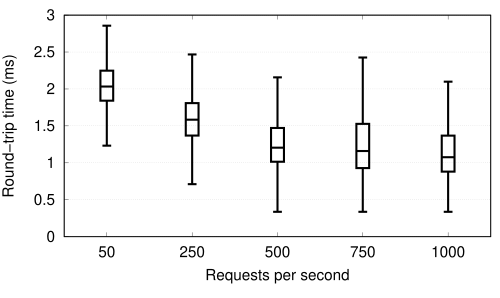

The script that drew this image:
set term postscript monochrome eps enhanced 22
set output "m0.eps"

load "common.gp"

set xrange [0.5:5.5]
set xtics ("50" 1, "250" 2, "500" 3, "750" 4, "1000" 5)
set yrange [0:3]
set ylabel offset 0.5,0

set boxwidth 0.15
set key left

plot \
	'm0/concat/50.dat'   using (1):1 ls 100 notitle, \
	'm0/concat/250.dat'  using (2):1 ls 100 notitle, \
	'm0/concat/500.dat'  using (3):1 ls 100 notitle, \
	'm0/concat/750.dat'  using (4):1 ls 100 notitle, \
	'm0/concat/1000.dat' using (5):1 ls 100 notitle

!epstopdf "m0.eps"
!rm "m0.eps"
quit
